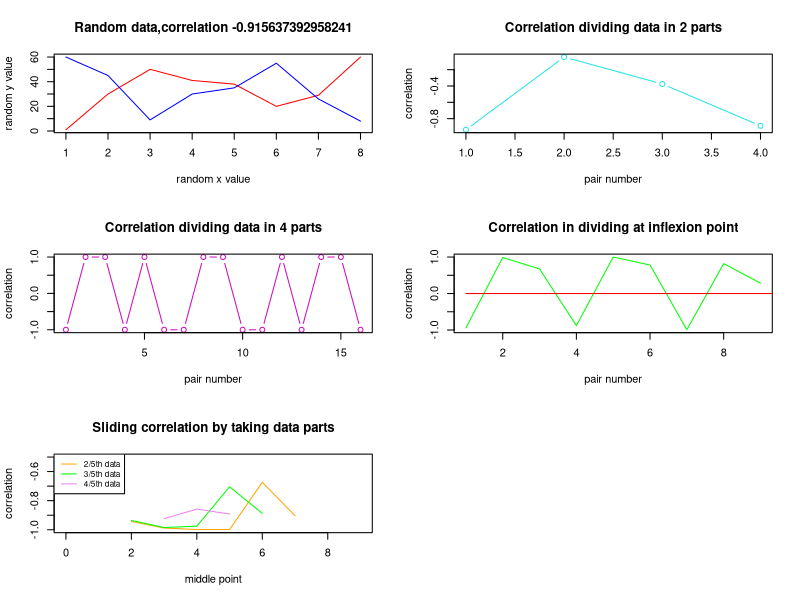

The R source for this figure:

x=c(1,30,50,41,38,20,29,60)
y=c(60,45,9,30,35,55,26,8)
pdf("presentation3.pdf")
par(mfrow=c(3,2))
t=cor(x,y)
plot(x,col="Red",xlab="random x value",ylab="random y value",type="l")

lines(y,col="Blue")
d=paste("Random data,correlation", t)
title(d)

i=0
j=0
k=0
for(i in c(2,4))
{
p=c(1,117,23,86,2,3,5,12)
m=length(x)%/%i


a=matrix(0,nrow=i,ncol=m)
b=matrix(0,nrow=i,ncol=m)
for(j in 1:m)
{
for(k in 1:i)
{
a[k,j]=x[(k-1)*m+j]

}
}
for(j in 1:m)
{
for(k in 1:i)
{
b[k,j]=y[(k-1)*m+j]

}

}


r=matrix(0,nrow=i,ncol=i)

for(j in 1:i)
{
for(k in 1:i)
{
r[j,k]=cor(a[j,],b[k,])
}
}
r1=as.vector(r)
plot(r1,ylab="correlation",xlab="pair number",type="b",col=p[i])
b=paste0("Correlation dividing data in ", i ," parts")
title(b)
print(r)
}
j=rep(0,length(x))
m=length(x)-1
for(i in 2:m)
{
if(x[i]>x[i-1]&&x[i]>x[i+1])
j[i]=i
else if(x[i]<x[i-1]&&x[i]<x[i+1])
j[i]=i
}


k=rep(0,length(y))
n=length(y)-1
for(i in 2:n)
{
if(y[i]>y[i-1]&&y[i]>y[i+1])
k[i]=i
else if(y[i]<y[i-1]&&y[i]<y[i+1])
k[i]=i
}

j=which(j>0)
k=which(k>0)
m=length(j)
n=length(k)


if(m>1&&n>1)
{
a=rep(0,m-1)

for(i  in 1:m-1)
{
a[i]=j[i+1]-j[i]
}

e=max(a)


b=rep(0,n-1)

for(i  in 1:n-1)
{
b[i]=k[i+1]-k[i]
}

f=max(b)


a=matrix(0,nrow=m+1,ncol=max(e,f))
b=matrix(0,nrow=n+1,ncol=max(e,f))
for(i in 1:j[1])
a[1,i]=x[i]
l=length(x)-j[m]
for(i in 1:l)
a[m+1,i]=x[i+j[m]]




q=0



for(i in 2:m)
{
l=j[i]-j[i-1]

for(q in 1:l)
{
a[i,q]=x[q+j[i-1]]
}
}


for(i in 1:k[1])
b[1,i]=y[i]
l=length(y)-k[n]
for(i in 1:l)
b[n+1,i]=y[i+k[n]]




q=0



for(i in 2:n)
{
l=k[i]-k[i-1]

for(q in 1:l)
{
b[i,q]=x[q+k[i-1]]
}
}
}

if(m==1)
{
s=length(x)-j
e=max(j,s)

a=matrix(0,nrow=m+1,ncol=max(e,f))

for(i in 1:j)
a[1,i]=x[i]
l=length(x)-j
for(i in 1:l)
a[m+1,i]=x[i+j]

}
if(n==1)
{
f=length(y)-k
f=max(k,s)
b=matrix(0,nrow=n+1,ncol=max(e,f))
for(i in 1:k)
b[1,i]=y[i]
l=length(y)-k
for(i in 1:l)
b[n+1,i]=y[i+k]
}
i=1
j=1
a
b
m
r=matrix(0,nrow=m+1,ncol=n+1)
m=m+1
n=n+1
for(i in 1:m)
{
for(j in 1:n)
{
r[i,j]=cor(a[i,],b[j,])
}
}
r
r1=as.vector(r)
plot(r1,ylab="correlation",col="Green",type="l",xlab="pair number")
title("Correlation in dividing at inflexion point")
o=(m+1)*(n+1)
lines(rep(0,o),col="Red")

i=0
j=0
k=0

plot(rep(0,30),type="l",ylab="correlation",col="Purple",xlab="middle point",xlim=c(0,9),
ylim=c(-1,-.5))
for(i in c(4,6,8))
{
p=c("Red","Grey","Blue","Orange","Yellow","Green","Black","Violet")
m=floor(length(x)*i/10)
n=length(x)+1-m
c=rep(0,n)
d=rep(0,n)
for(j in 1:n)
{

q=m+j-1
c[j]=cor(x[c(j:q)],y[c(j:q)])
d[j]=floor((m+2*j-1)/2)
}
lines(d,c,col=p[i])
}
title("Sliding correlation by taking data parts")
lab=c("2/5th data","3/5th data","4/5th data")
legend("topleft",lab,lty=1,cex=.75,col=c("orange","green","violet"))
dev.off()
